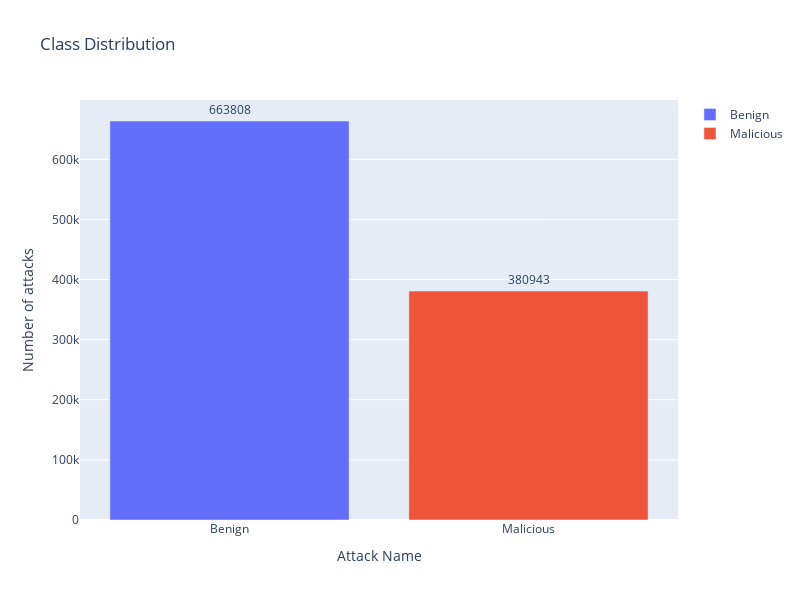

Write notebook code for a chart like this one.
### Code cell
fig = go.Figure(data=[
    go.Bar(name='Benign', 
           y=df["Label"].value_counts().values[0:1],
           x=['Benign'],
           text = df["Label"].value_counts()[0:1],
           orientation='v',
           textposition='outside',),
    go.Bar(name='Malicious', 
           y=df["Label"].value_counts().values[1:2],
           x=['Malicious'],
           text = df["Label"].value_counts()[1:2],
           orientation='v',
           textposition='outside',)
])
# Change the bar mode
fig.update_layout(
                  width=800,
                  height=600,
                  title=f'Class Distribution',
                  yaxis_title='Number of attacks',
                  xaxis_title='Attack Name',)
iplot(fig)

### Figure 1 — Plotly figure (JSON) as saved in the notebook; plotly's stock layout.template omitted (floating-point values rounded to 4 significant figures)
{"data": [{"name": "Benign", "orientation": "v", "text": [663808], "textposition": "outside", "x": ["Benign"], "y": [663808], "type": "bar"}, {"name": "Malicious", "orientation": "v", "text": [380943], "textposition": "outside", "x": ["Malicious"], "y": [380943], "type": "bar"}], "layout": {"height": 600, "title": {"text": "Class Distribution"}, "width": 800, "xaxis": {"title": {"text": "Attack Name"}}, "yaxis": {"title": {"text": "Number of attacks"}}}}
